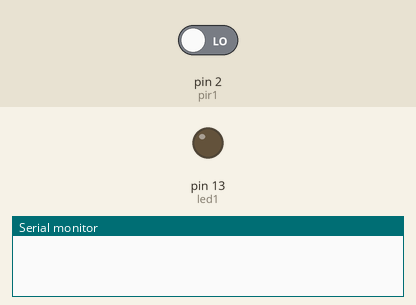
This sketch was run on a simulated Arduino Uno, built with avr-gcc and run on an emulated ATmega328P. Parts: output pins drawn as LEDs (lit = HIGH), the last lines printed to the serial monitor. The inputs (shaded band) are chosen by the test bench; at power-on: pin 2 (pir1) LOW.

Above: at 1.2 s.
1.3 s: pin 2 (pir1) driven HIGH
At 1.9 s:
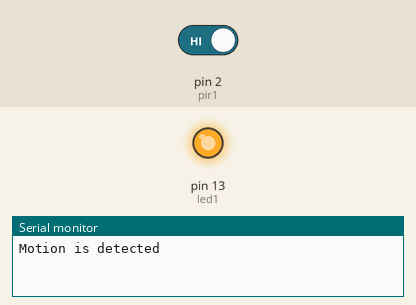
2.8 s: pin 2 (pir1) driven LOW
At 4.2 s:
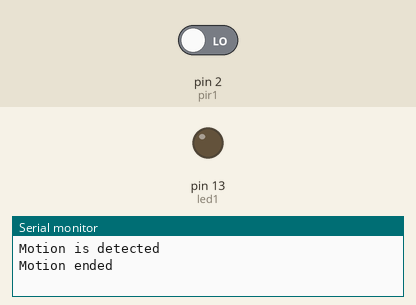
Timing chart, 0 to 5.8 s (numbered marks = the images above; inputs shaded):
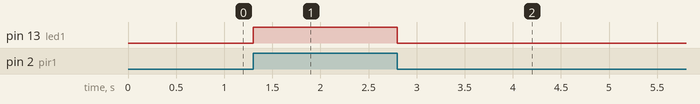

Measured:
- after the input at 1.3 s, pin 13 (led1): LOW → HIGH at once
- after the input at 2.8 s, pin 13 (led1): HIGH → LOW at once

The sketch:

PIr3.ino
```cpp
int pir1=2;
int led1=13;
int value=0;
int pirstate=LOW;

void setup()
{
  pinMode(pir1,INPUT);
  pinMode(led1,OUTPUT);
  Serial.begin(9600);
}

void loop()
{
 value=digitalRead(pir1);

      if(value==HIGH)
      {
        if(pirstate==LOW)
      {
        Serial.println("Motion is detected");
        pirstate=HIGH;
        digitalWrite(led1,HIGH);
      }
    }
    else
    {
      if(pirstate==HIGH)
      {

        Serial.println("Motion ended");
        pirstate=LOW;
        digitalWrite(led1,LOW);
      }

    }
}
```
